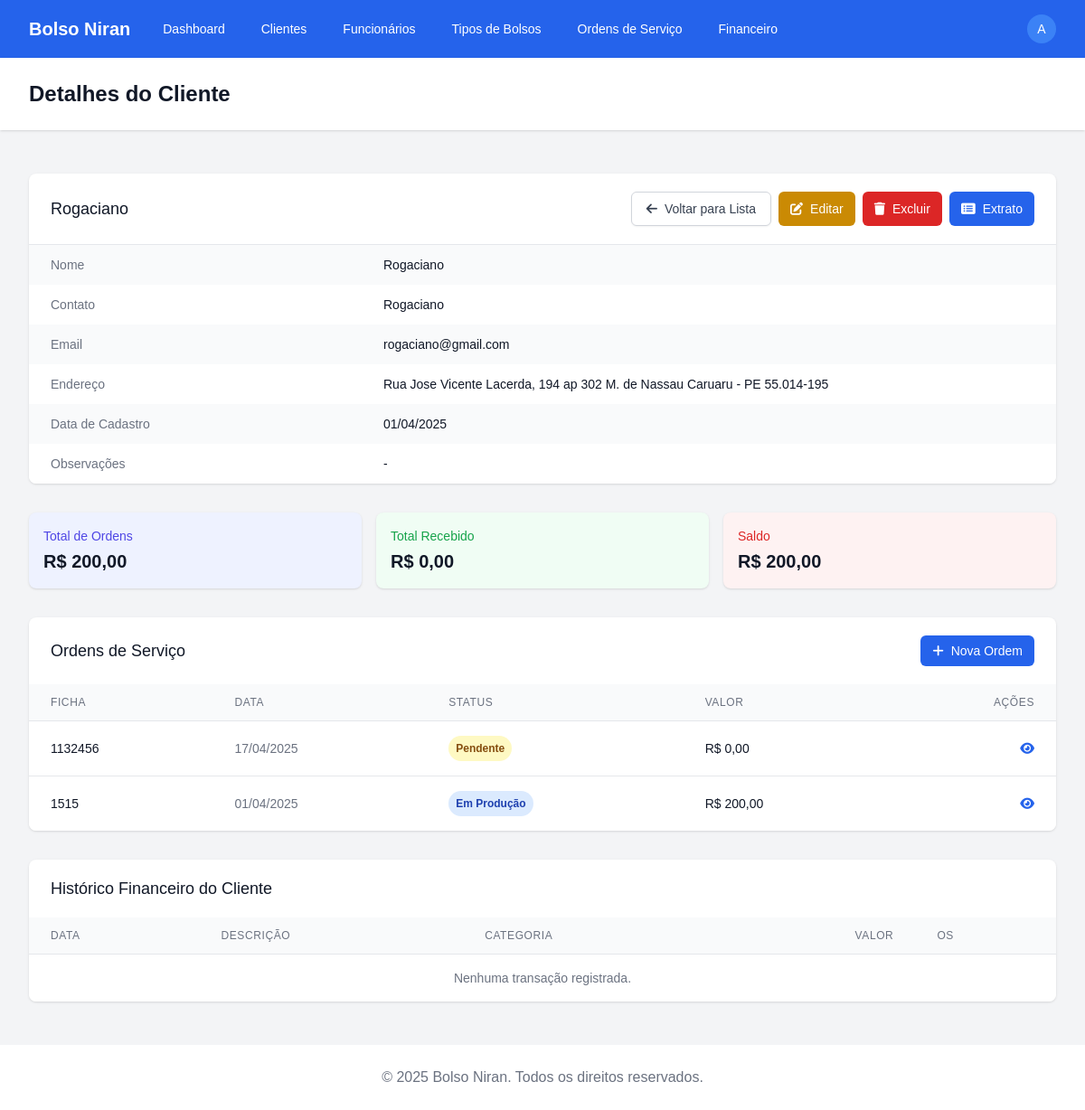
/clientes/2/ (signed in), run on an earlier commit of the app's database.
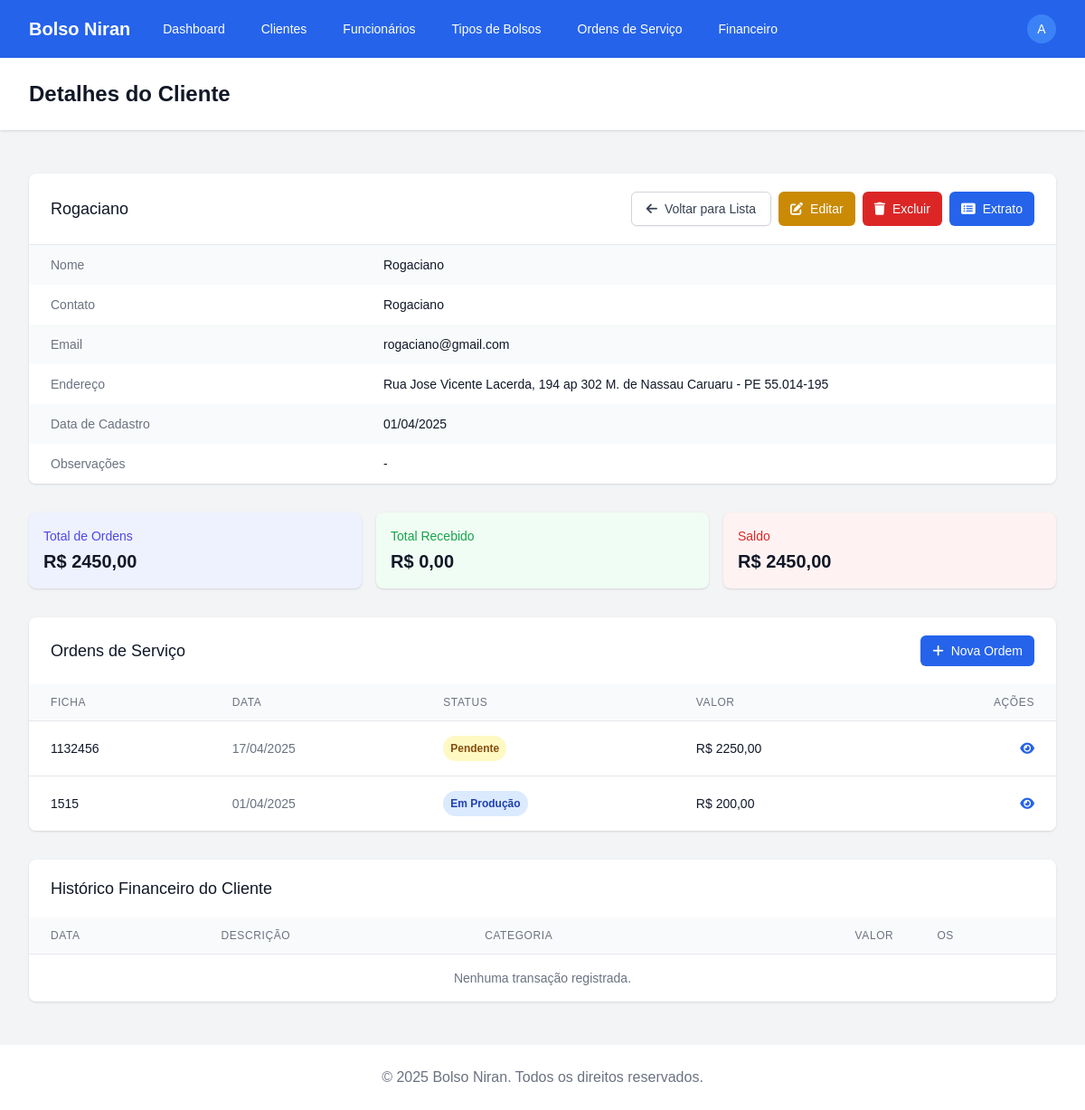
And on a later commit of the database.
### apps/ordens_servico/models.py (models this page shows, shortened)
class OrdemServico(models.Model):
    STATUS_CHOICES = [
        ('pendente', 'Pendente'),
        ('em_producao', 'Em Produção'),
        ('finalizado', 'Finalizado'),
        ('entregue', 'Entregue'),
        ('cancelado', 'Cancelado'),
    ]
    PAGAMENTO_CHOICES = [
        ('dinheiro', 'Dinheiro'),
        ('pix', 'PIX'),
        ('cartao', 'Cartão'),
        ('boleto', 'Boleto'),
        ('transferencia', 'Transferência'),
    ]
    cliente = models.ForeignKey('clientes.Cliente', on_delete=models.PROTECT)
    ficha = models.CharField(max_length=20, unique=True)
    data_criacao = models.DateField(auto_now_add=True)
    data_entrega_prevista = models.DateField()
    status = models.CharField(max_length=20, choices=STATUS_CHOICES, default='pendente')
    observacoes = models.TextField(blank=True) # adicionar quantidade de linhas 3
    valor_total = models.DecimalField(max_digits=10, decimal_places=2)
    forma_pagamento = models.CharField(max_length=20, choices=PAGAMENTO_CHOICES, null=True, blank=True)
    pago = models.BooleanField(default=False)
    data_pagamento = models.DateField(null=True, blank=True)
    class Meta:
        verbose_name = 'Ordem de Serviço'
        verbose_name_plural = 'Ordens de Serviço'
        ordering = ['-data_criacao']

### apps/clientes/views.py (the view)
# urls.py: path('<int:pk>/', views.ClienteDetailView.as_view(), name='detail'),
class ClienteDetailView(LoginRequiredMixin, DetailView):
    model = Cliente
    template_name = 'clientes/cliente_detail.html'
    context_object_name = 'cliente'
    def get_context_data(self, **kwargs):
        context = super().get_context_data(**kwargs)
        context['ordens_pendentes'] = self.object.get_ordens_pendentes()
        context['transacoes_cliente'] = Transacao.objects.filter(ordem_servico__cliente=self.object).order_by('-data')
        ordens = self.object.ordemservico_set.all()
        total_ordens = ordens.aggregate(total=Sum('valor_total'))['total'] or Decimal('0.00')
        total_recebido = Transacao.objects.filter(ordem_servico__cliente=self.object, tipo='receita', categoria='ordem_servico').aggregate(total=Sum('valor'))['total'] or Decimal('0.00')
        saldo = total_ordens - total_recebido
        context['total_ordens'] = total_ordens
        context['total_recebido'] = total_recebido
        context['saldo'] = saldo
        return context

### apps/clientes/models.py (called while the page is built)
    def get_ordens_pendentes(self):
        return self.ordemservico_set.filter(
            status__in=['pendente', 'em_producao']
        )

### templates/clientes/cliente_detail.html (shortened to what the changed rows need)
{% extends 'base.html' %}
{% block header %}Detalhes do Cliente{% endblock %}
{% block content %}
<div class="bg-white shadow overflow-hidden sm:rounded-lg">
  <div class="px-4 py-5 sm:px-6 flex justify-between items-center">
    <h2 class="text-lg leading-6 font-medium text-gray-900">{{ cliente.nome }}</h2>
  </div>
</div>
<div class="mt-8 grid grid-cols-1 sm:grid-cols-3 gap-4">
  <div class="bg-indigo-50 p-4 rounded-lg shadow">
    <p class="text-sm font-medium text-indigo-600">Total de Ordens</p>
    <p class="mt-1 text-xl font-semibold text-gray-900">R$ {{ total_ordens|floatformat:2 }}</p>
  </div>
  <div class="bg-red-50 p-4 rounded-lg shadow">
    <p class="text-sm font-medium text-red-600">Saldo</p>
    <p class="mt-1 text-xl font-semibold text-gray-900">R$ {{ saldo|floatformat:2 }}</p>
  </div>
</div>
<div class="mt-8 bg-white shadow overflow-hidden sm:rounded-lg">
  <div class="px-4 py-5 sm:px-6 flex justify-between items-center">
    <h2 class="text-lg leading-6 font-medium text-gray-900">Ordens de Serviço</h2>
  </div>
  <div class="overflow-x-auto">
    <table class="min-w-full divide-y divide-gray-200">
      <thead class="bg-gray-50">
        <tr>
          <th scope="col" class="px-6 py-3 text-left text-xs font-medium text-gray-500 uppercase tracking-wider">Ficha</th>
          <th scope="col" class="px-6 py-3 text-left text-xs font-medium text-gray-500 uppercase tracking-wider">Data</th>
          <th scope="col" class="px-6 py-3 text-left text-xs font-medium text-gray-500 uppercase tracking-wider">Status</th>
          <th scope="col" class="px-6 py-3 text-left text-xs font-medium text-gray-500 uppercase tracking-wider">Valor</th>
          <th scope="col" class="px-6 py-3 text-right text-xs font-medium text-gray-500 uppercase tracking-wider">Ações</th>
        </tr>
      </thead>
      <tbody class="bg-white divide-y divide-gray-200">
        {% for ordem in cliente.ordemservico_set.all %}
          <tr>
            <td class="px-6 py-4 whitespace-nowrap">
              <div class="text-sm font-medium text-gray-900">{{ ordem.ficha }}</div>
            </td>
            <td class="px-6 py-4 whitespace-nowrap">
              <div class="text-sm text-gray-500">{{ ordem.data_criacao|date:"d/m/Y" }}</div>
            </td>
            <td class="px-6 py-4 whitespace-nowrap">
              <span class="px-2 py-1 inline-flex text-xs leading-5 font-semibold rounded-full
                {% if ordem.status == 'pendente' %}bg-yellow-100 text-yellow-800
                {% elif ordem.status == 'em_producao' %}bg-blue-100 text-blue-800
                {% elif ordem.status == 'finalizado' %}bg-green-100 text-green-800
                {% elif ordem.status == 'entregue' %}bg-purple-100 text-purple-800
                {% elif ordem.status == 'cancelado' %}bg-red-100 text-red-800{% endif %}">
                {{ ordem.get_status_display }}
              </span>
            </td>
            <td class="px-6 py-4 whitespace-nowrap">
              <div class="text-sm text-gray-900">R$ {{ ordem.valor_total|floatformat:2 }}</div>
            </td>
            <td class="px-6 py-4 whitespace-nowrap text-right text-sm font-medium">
              <a href="{% url 'ordens_servico:detail' ordem.id %}" class="text-blue-600 hover:text-blue-900">
                <i class="fas fa-eye"></i>
              </a>
            </td>
          </tr>
        {% empty %}
          <tr>
            <td colspan="5" class="px-6 py-4 text-center text-sm text-gray-500">
              Este cliente não possui ordens de serviço.
            </td>
          </tr>
        {% endfor %}
      </tbody>
    </table>
  </div>
</div>
<div class="mt-8 bg-white shadow overflow-hidden sm:rounded-lg">
  <div class="px-4 py-5 sm:px-6">
    <h2 class="text-lg leading-6 font-medium text-gray-900">Histórico Financeiro do Cliente</h2>
  </div>
  <div class="overflow-x-auto">
    <table class="min-w-full divide-y divide-gray-200">
      <thead class="bg-gray-50">
        <tr>
          <th class="px-6 py-3 text-left text-xs font-medium text-gray-500 uppercase tracking-wider">Data</th>
          <th class="px-6 py-3 text-left text-xs font-medium text-gray-500 uppercase tracking-wider">Descrição</th>
          <th class="px-6 py-3 text-left text-xs font-medium text-gray-500 uppercase tracking-wider">Categoria</th>
          <th class="px-6 py-3 text-right text-xs font-medium text-gray-500 uppercase tracking-wider">Valor</th>
          <th class="px-6 py-3 text-left text-xs font-medium text-gray-500 uppercase tracking-wider">OS</th>
        </tr>
      </thead>
    </table>
  </div>
</div>
{% endblock %}

What changed in the data, as far as the page shows it:
changed OrdemServico "Pendente": valor_total "0,00" → "2250,00"
Also different on the page:
{{ total_ordens|floatformat:2 }}: "200,00" → "2450,00"
{{ saldo|floatformat:2 }}: "200,00" → "2450,00"
